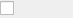
<?xml version="1.0" encoding="UTF-8"?>
<ui version="4.0">
 <class>Form</class>
 <widget class="QWidget" name="Form">
  <property name="enabled">
   <bool>true</bool>
  </property>
  <property name="geometry">
   <rect>
    <x>0</x>
    <y>0</y>
    <width>73</width>
    <height>18</height>
   </rect>
  </property>
  <property name="windowTitle">
   <string>Form</string>
  </property>
  <layout class="QGridLayout" name="gridLayout">
   <property name="leftMargin">
    <number>0</number>
   </property>
   <property name="topMargin">
    <number>0</number>
   </property>
   <property name="rightMargin">
    <number>0</number>
   </property>
   <property name="bottomMargin">
    <number>0</number>
   </property>
   <item row="0" column="0">
    <widget class="QCheckBox" name="inputBox">
     <property name="enabled">
      <bool>true</bool>
     </property>
     <property name="text">
      <string/>
     </property>
     <property name="checkable">
      <bool>true</bool>
     </property>
     <property name="checked">
      <bool>false</bool>
     </property>
     <property name="tristate">
      <bool>false</bool>
     </property>
    </widget>
   </item>
  </layout>
 </widget>
 <resources/>
 <connections/>
</ui>
